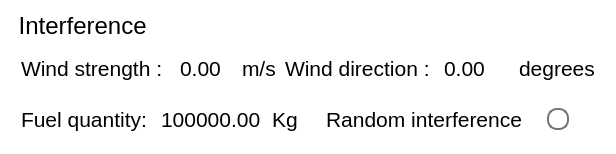
           <widget class="QFrame" name="interference">
            <property name="styleSheet">
             <string notr="true"> background-color: transparent;
border-bottom: none;border-right: none;
border-left: none;</string>
            </property>
            <property name="frameShape">
             <enum>QFrame::Shape::StyledPanel</enum>
            </property>
            <property name="frameShadow">
             <enum>QFrame::Shadow::Raised</enum>
            </property>
            <layout class="QVBoxLayout" name="verticalLayout_7">
             <item>
              <widget class="QLabel" name="label_18">
               <property name="font">
                <font>
                 <family>Segoe UI</family>
                 <pointsize>18</pointsize>
                 <fontweight>DemiBold</fontweight>
                </font>
               </property>
               <property name="styleSheet">
                <string notr="true">border-top: none;</string>
               </property>
               <property name="text">
                <string> Interference</string>
               </property>
              </widget>
             </item>
             <item>
              <widget class="QFrame" name="frame_7">
               <property name="styleSheet">
                <string notr="true">border-top: none;</string>
               </property>
               <property name="frameShape">
                <enum>QFrame::Shape::StyledPanel</enum>
               </property>
               <property name="frameShadow">
                <enum>QFrame::Shadow::Raised</enum>
               </property>
               <layout class="QHBoxLayout" name="horizontalLayout_14" stretch="1,1">
                <property name="spacing">
                 <number>0</number>
                </property>
                <property name="leftMargin">
                 <number>9</number>
                </property>
                <property name="topMargin">
                 <number>0</number>
                </property>
                <property name="rightMargin">
                 <number>0</number>
                </property>
                <property name="bottomMargin">
                 <number>0</number>
                </property>
                <item>
                 <widget class="QFrame" name="frame_8">
                  <property name="styleSheet">
                   <string notr="true">border-top: none;</string>
                  </property>
                  <property name="frameShape">
                   <enum>QFrame::Shape::StyledPanel</enum>
                  </property>
                  <property name="frameShadow">
                   <enum>QFrame::Shadow::Raised</enum>
                  </property>
                  <layout class="QHBoxLayout" name="horizontalLayout_15" stretch="1,0,3,0,0">
                   <property name="spacing">
                    <number>0</number>
                   </property>
                   <property name="leftMargin">
                    <number>0</number>
                   </property>
                   <property name="topMargin">
                    <number>0</number>
                   </property>
                   <property name="rightMargin">
                    <number>0</number>
                   </property>
                   <property name="bottomMargin">
                    <number>0</number>
                   </property>
                   <item>
                    <widget class="QLabel" name="label_19">
                     <property name="sizePolicy">
                      <sizepolicy hsizetype="Fixed" vsizetype="Preferred">
                       <horstretch>0</horstretch>
                       <verstretch>0</verstretch>
                      </sizepolicy>
                     </property>
                     <property name="font">
                      <font>
                       <family>Segoe UI</family>
                       <pointsize>16</pointsize>
                      </font>
                     </property>
                     <property name="text">
                      <string>Wind strength : </string>
                     </property>
                    </widget>
                   </item>
                   <item>
                    <spacer name="horizontalSpacer_25">
                     <property name="orientation">
                      <enum>Qt::Orientation::Horizontal</enum>
                     </property>
                     <property name="sizeType">
                      <enum>QSizePolicy::Policy::Fixed</enum>
                     </property>
                     <property name="sizeHint" stdset="0">
                      <size>
                       <width>10</width>
                       <height>20</height>
                      </size>
                     </property>
                    </spacer>
                   </item>
                   <item>
                    <widget class="FreeInputSpinBox" name="doubleSpinBox_4">
                     <property name="sizePolicy">
                      <sizepolicy hsizetype="Fixed" vsizetype="Fixed">
                       <horstretch>0</horstretch>
                       <verstretch>0</verstretch>
                      </sizepolicy>
                     </property>
                     <property name="font">
                      <font>
                       <family>Segoe UI</family>
                       <pointsize>16</pointsize>
                      </font>
                     </property>
                     <property name="styleSheet">
                      <string notr="true">background-color:rgb(255, 255, 255)</string>
                     </property>
                     <property name="buttonSymbols">
                      <enum>QAbstractSpinBox::ButtonSymbols::NoButtons</enum>
                     </property>
                     <property name="suffix">
                      <string/>
                     </property>
                     <property name="minimum">
                      <double>0.000000000000000</double>
                     </property>
                     <property name="maximum">
                      <double>1.000000000000000</double>
                     </property>
                     <property name="singleStep">
                      <double>0.100000000000000</double>
                     </property>
                    </widget>
                   </item>
                   <item>
                    <spacer name="horizontalSpacer_26">
                     <property name="orientation">
                      <enum>Qt::Orientation::Horizontal</enum>
                     </property>
                     <property name="sizeType">
                      <enum>QSizePolicy::Policy::Fixed</enum>
                     </property>
                     <property name="sizeHint" stdset="0">
                      <size>
                       <width>15</width>
                       <height>20</height>
                      </size>
                     </property>
                    </spacer>
                   </item>
                   <item>
                    <widget class="QLabel" name="label_83">
                     <property name="font">
                      <font>
                       <family>Segoe UI</family>
                       <pointsize>16</pointsize>
                      </font>
                     </property>
                     <property name="text">
                      <string>m/s</string>
                     </property>
                    </widget>
                   </item>
                  </layout>
                 </widget>
                </item>
                <item>
                 <widget class="QFrame" name="frame_9">
                  <property name="styleSheet">
                   <string notr="true">border-top: none;</string>
                  </property>
                  <property name="frameShape">
                   <enum>QFrame::Shape::StyledPanel</enum>
                  </property>
                  <property name="frameShadow">
                   <enum>QFrame::Shadow::Raised</enum>
                  </property>
                  <layout class="QHBoxLayout" name="horizontalLayout_16" stretch="1,4,0,0">
                   <item>
                    <widget class="QLabel" name="label_20">
                     <property name="sizePolicy">
                      <sizepolicy hsizetype="Fixed" vsizetype="Preferred">
                       <horstretch>0</horstretch>
                       <verstretch>0</verstretch>
                      </sizepolicy>
                     </property>
                     <property name="font">
                      <font>
                       <family>Segoe UI</family>
                       <pointsize>16</pointsize>
                      </font>
                     </property>
                     <property name="text">
                      <string>Wind direction : </string>
                     </property>
                    </widget>
                   </item>
                   <item>
                    <widget class="FreeInputSpinBox" name="doubleSpinBox_5">
                     <property name="sizePolicy">
                      <sizepolicy hsizetype="Fixed" vsizetype="Fixed">
                       <horstretch>0</horstretch>
                       <verstretch>0</verstretch>
                      </sizepolicy>
                     </property>
                     <property name="font">
                      <font>
                       <family>Segoe UI</family>
                       <pointsize>16</pointsize>
                      </font>
                     </property>
                     <property name="styleSheet">
                      <string notr="true">background-color:rgb(255, 255, 255)</string>
                     </property>
                     <property name="buttonSymbols">
                      <enum>QAbstractSpinBox::ButtonSymbols::NoButtons</enum>
                     </property>
                     <property name="suffix">
                      <string/>
                     </property>
                     <property name="minimum">
                      <double>-5.000000000000000</double>
                     </property>
                     <property name="maximum">
                      <double>5.000000000000000</double>
                     </property>
                    </widget>
                   </item>
                   <item>
                    <spacer name="horizontalSpacer_27">
                     <property name="orientation">
                      <enum>Qt::Orientation::Horizontal</enum>
                     </property>
                     <property name="sizeType">
                      <enum>QSizePolicy::Policy::Fixed</enum>
                     </property>
                     <property name="sizeHint" stdset="0">
                      <size>
                       <width>15</width>
                       <height>20</height>
                      </size>
                     </property>
                    </spacer>
                   </item>
                   <item>
                    <widget class="QLabel" name="label_85">
                     <property name="font">
                      <font>
                       <family>Segoe UI</family>
                       <pointsize>16</pointsize>
                      </font>
                     </property>
                     <property name="text">
                      <string>degrees</string>
                     </property>
                    </widget>
                   </item>
                  </layout>
                 </widget>
                </item>
               </layout>
              </widget>
             </item>
             <item>
              <widget class="QFrame" name="frame_10">
               <property name="styleSheet">
                <string notr="true">border-top: none;</string>
               </property>
               <property name="frameShape">
                <enum>QFrame::Shape::StyledPanel</enum>
               </property>
               <property name="frameShadow">
                <enum>QFrame::Shadow::Raised</enum>
               </property>
               <layout class="QHBoxLayout" name="horizontalLayout_17" stretch="1,1">
                <property name="spacing">
                 <number>18</number>
                </property>
                <property name="leftMargin">
                 <number>0</number>
                </property>
                <property name="topMargin">
                 <number>0</number>
                </property>
                <property name="rightMargin">
                 <number>0</number>
                </property>
                <property name="bottomMargin">
                 <number>0</number>
                </property>
                <item>
                 <widget class="QFrame" name="frame_11">
                  <property name="styleSheet">
                   <string notr="true">border-top: none;</string>
                  </property>
                  <property name="frameShape">
                   <enum>QFrame::Shape::StyledPanel</enum>
                  </property>
                  <property name="frameShadow">
                   <enum>QFrame::Shadow::Raised</enum>
                  </property>
                  <layout class="QHBoxLayout" name="horizontalLayout_18" stretch="1,4,0">
                   <item>
                    <widget class="QLabel" name="label_21">
                     <property name="sizePolicy">
                      <sizepolicy hsizetype="Fixed" vsizetype="Preferred">
                       <horstretch>0</horstretch>
                       <verstretch>0</verstretch>
                      </sizepolicy>
                     </property>
                     <property name="font">
                      <font>
                       <family>Segoe UI</family>
                       <pointsize>16</pointsize>
                      </font>
                     </property>
                     <property name="text">
                      <string>Fuel quantity: </string>
                     </property>
                    </widget>
                   </item>
                   <item>
                    <widget class="FreeInputSpinBox" name="doubleSpinBox_6">
                     <property name="sizePolicy">
                      <sizepolicy hsizetype="Fixed" vsizetype="Fixed">
                       <horstretch>0</horstretch>
                       <verstretch>0</verstretch>
                      </sizepolicy>
                     </property>
                     <property name="font">
                      <font>
                       <family>Segoe UI</family>
                       <pointsize>16</pointsize>
                      </font>
                     </property>
                     <property name="styleSheet">
                      <string notr="true">background-color:rgb(255, 255, 255)</string>
                     </property>
                     <property name="buttonSymbols">
                      <enum>QAbstractSpinBox::ButtonSymbols::NoButtons</enum>
                     </property>
                     <property name="suffix">
                      <string/>
                     </property>
                     <property name="minimum">
                      <double>385000.000000000000000</double>
                     </property>
                     <property name="maximum">
                      <double>425000.000000000000000</double>
                     </property>
                    </widget>
                   </item>
                   <item>
                    <widget class="QLabel" name="label_84">
                     <property name="font">
                      <font>
                       <family>Segoe UI</family>
                       <pointsize>16</pointsize>
                      </font>
                     </property>
                     <property name="text">
                      <string>Kg</string>
                     </property>
                    </widget>
                   </item>
                  </layout>
                 </widget>
                </item>
                <item alignment="Qt::AlignmentFlag::AlignRight">
                 <widget class="QRadioButton" name="radioButton_2">
                  <property name="font">
                   <font>
                    <family>Segoe UI</family>
                    <pointsize>16</pointsize>
                   </font>
                  </property>
                  <property name="layoutDirection">
                   <enum>Qt::LayoutDirection::RightToLeft</enum>
                  </property>
                  <property name="styleSheet">
                   <string notr="true">QRadioButton {
    spacing: 25px;          /* 文字与圆圈之间的间距 */
}
/* 2. 定制未选中时的圆圈样式 */
QRadioButton::indicator {
    width: 18px;           /* 圆圈宽度 */
    height: 18px;          /* 圆圈高度 */
    border-radius: 10px;    /* 设置为宽度的一半即为正圆 */
    border: 2px solid rgb(115, 115, 115); /* 边框颜色 */
    background-color: white;
}

/* 3. 定制选中时的圆圈样式 */
QRadioButton::indicator:checked {
    background-color: rgb(115, 115, 115); /* 选中后的中心颜色（绿色） */
    border: 2px solid rgb(115, 115, 115); /* 选中后的边框颜色 */
}</string>
                  </property>
                  <property name="text">
                   <string>Random interference</string>
                  </property>
                 </widget>
                </item>
               </layout>
              </widget>
             </item>
            </layout>
           </widget>
